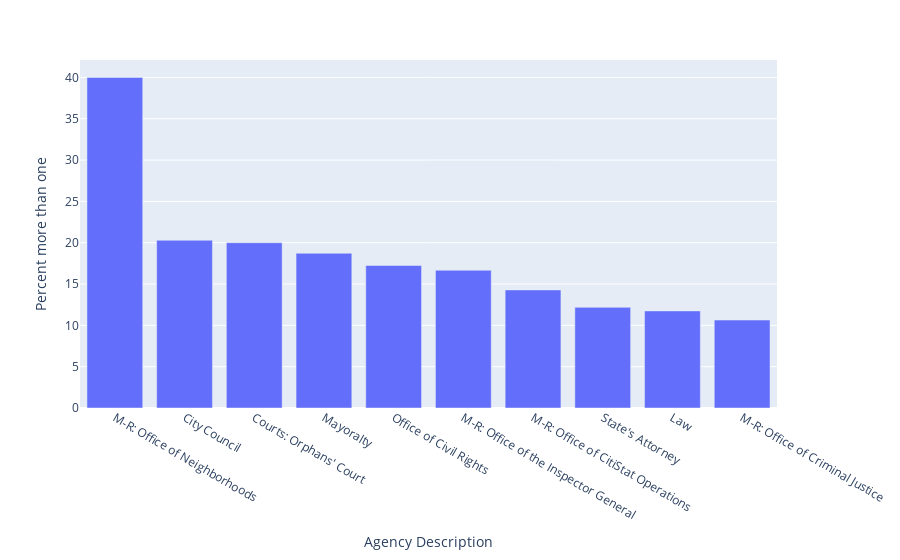

The cell this chart's notebook holds for it:
### Code cell
percentmorethanone

### Figure 1 — Plotly figure (JSON) as saved in the notebook; plotly's stock layout.template omitted (floating-point values rounded to 4 significant figures)
{"data": [{"alignmentgroup": "True", "hoverlabel": {"namelength": 0}, "hovertemplate": "Agency Description=%{x}<br>Percent more than one=%{y}", "legendgroup": "", "marker": {"color": "#636efa"}, "name": "", "offsetgroup": "", "orientation": "v", "showlegend": false, "textposition": "auto", "type": "bar", "x": ["M-R: Office of Neighborhoods", "City Council", "Courts: Orphans' Court", "Mayoralty", "Office of Civil Rights", "M-R: Office of the Inspector General", "M-R: Office of CitiStat Operations", "State's Attorney", "Law", "M-R: Office of Criminal Justice"], "xaxis": "x", "y": [40, 20.29, 20, 18.72, 17.24, 16.67, 14.29, 12.18, 11.75, 10.64], "yaxis": "y"}], "layout": {"autosize": true, "barmode": "relative", "legend": {"tracegroupgap": 0}, "margin": {"t": 60}, "xaxis": {"anchor": "y", "autorange": true, "domain": [0, 1], "range": [-0.5, 9.5], "title": {"text": "Agency Description"}, "type": "category"}, "yaxis": {"anchor": "x", "autorange": true, "domain": [0, 1], "range": [0, 42.11], "title": {"text": "Percent more than one"}, "type": "linear"}}}
